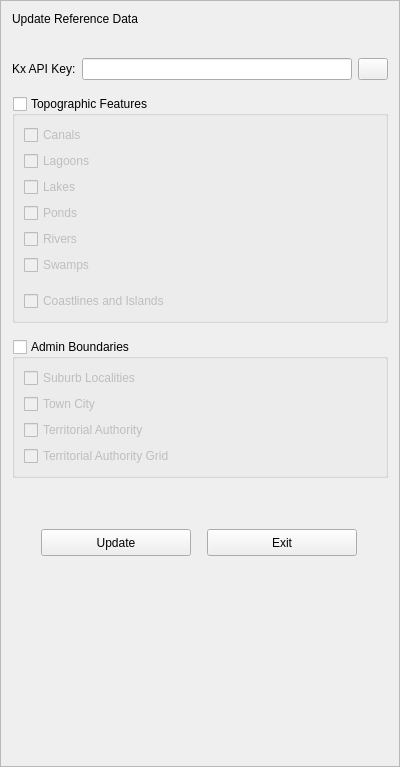
<?xml version="1.0" encoding="UTF-8"?>
<ui version="4.0">
 <class>Frame</class>
 <widget class="QFrame" name="Frame">
  <property name="geometry">
   <rect>
    <x>0</x>
    <y>0</y>
    <width>400</width>
    <height>767</height>
   </rect>
  </property>
  <property name="windowTitle">
   <string>Frame</string>
  </property>
  <property name="frameShape">
   <enum>QFrame::StyledPanel</enum>
  </property>
  <property name="frameShadow">
   <enum>QFrame::Raised</enum>
  </property>
  <layout class="QVBoxLayout" name="verticalLayout_2">
   <item>
    <widget class="QLabel" name="lb_title">
     <property name="text">
      <string>Update Reference Data</string>
     </property>
    </widget>
   </item>
   <item>
    <layout class="QHBoxLayout" name="horizontalLayout_18">
     <item>
      <spacer name="horizontalSpacer_18">
       <property name="orientation">
        <enum>Qt::Horizontal</enum>
       </property>
       <property name="sizeType">
        <enum>QSizePolicy::Fixed</enum>
       </property>
       <property name="sizeHint" stdset="0">
        <size>
         <width>20</width>
         <height>20</height>
        </size>
       </property>
      </spacer>
     </item>
     <item>
      <widget class="QLabel" name="lb_message">
       <property name="text">
        <string/>
       </property>
      </widget>
     </item>
    </layout>
   </item>
   <item>
    <layout class="QVBoxLayout" name="verticalLayout">
     <item>
      <layout class="QHBoxLayout" name="horizontalLayout_17">
       <item>
        <widget class="QLabel" name="lb_key">
         <property name="text">
          <string>Kx API Key:</string>
         </property>
        </widget>
       </item>
       <item>
        <widget class="QLineEdit" name="le_key">
         <property name="echoMode">
          <enum>QLineEdit::Password</enum>
         </property>
        </widget>
       </item>
       <item>
        <widget class="QPushButton" name="btn_view_key">
         <property name="maximumSize">
          <size>
           <width>30</width>
           <height>16777215</height>
          </size>
         </property>
         <property name="text">
          <string/>
         </property>
        </widget>
       </item>
      </layout>
     </item>
     <item>
      <spacer name="verticalSpacer_5">
       <property name="orientation">
        <enum>Qt::Vertical</enum>
       </property>
       <property name="sizeType">
        <enum>QSizePolicy::Fixed</enum>
       </property>
       <property name="sizeHint" stdset="0">
        <size>
         <width>20</width>
         <height>10</height>
        </size>
       </property>
      </spacer>
     </item>
     <item>
      <widget class="QGroupBox" name="grbx_topo">
       <property name="title">
        <string>Topographic Features</string>
       </property>
       <property name="checkable">
        <bool>true</bool>
       </property>
       <property name="checked">
        <bool>false</bool>
       </property>
       <layout class="QVBoxLayout" name="verticalLayout_3">
        <item>
         <widget class="QCheckBox" name="chbx_canals">
          <property name="text">
           <string>Canals</string>
          </property>
         </widget>
        </item>
        <item>
         <widget class="QCheckBox" name="chbx_lagoons">
          <property name="text">
           <string>Lagoons</string>
          </property>
         </widget>
        </item>
        <item>
         <widget class="QCheckBox" name="chbx_lakes">
          <property name="text">
           <string>Lakes</string>
          </property>
         </widget>
        </item>
        <item>
         <widget class="QCheckBox" name="chbx_ponds">
          <property name="text">
           <string>Ponds</string>
          </property>
         </widget>
        </item>
        <item>
         <widget class="QCheckBox" name="chbx_rivers">
          <property name="text">
           <string>Rivers</string>
          </property>
         </widget>
        </item>
        <item>
         <widget class="QCheckBox" name="chbx_swamps">
          <property name="text">
           <string>Swamps</string>
          </property>
         </widget>
        </item>
        <item>
         <spacer name="verticalSpacer_2">
          <property name="orientation">
           <enum>Qt::Vertical</enum>
          </property>
          <property name="sizeType">
           <enum>QSizePolicy::Fixed</enum>
          </property>
          <property name="sizeHint" stdset="0">
           <size>
            <width>20</width>
            <height>10</height>
           </size>
          </property>
         </spacer>
        </item>
        <item>
         <widget class="QCheckBox" name="chbx_coastline_and_islands">
          <property name="text">
           <string>Coastlines and Islands</string>
          </property>
         </widget>
        </item>
       </layout>
      </widget>
     </item>
     <item>
      <spacer name="verticalSpacer_6">
       <property name="orientation">
        <enum>Qt::Vertical</enum>
       </property>
       <property name="sizeType">
        <enum>QSizePolicy::Fixed</enum>
       </property>
       <property name="sizeHint" stdset="0">
        <size>
         <width>20</width>
         <height>10</height>
        </size>
       </property>
      </spacer>
     </item>
     <item>
      <widget class="QGroupBox" name="grbx_admin">
       <property name="title">
        <string>Admin Boundaries</string>
       </property>
       <property name="flat">
        <bool>false</bool>
       </property>
       <property name="checkable">
        <bool>true</bool>
       </property>
       <property name="checked">
        <bool>false</bool>
       </property>
       <layout class="QVBoxLayout" name="verticalLayout_5">
        <item>
         <widget class="QCheckBox" name="chbx_suburbs">
          <property name="text">
           <string>Suburb Localities</string>
          </property>
         </widget>
        </item>
        <item>
         <widget class="QCheckBox" name="chbx_town">
          <property name="text">
           <string>Town City</string>
          </property>
         </widget>
        </item>
        <item>
         <widget class="QCheckBox" name="chbx_ta">
          <property name="text">
           <string>Territorial Authority</string>
          </property>
         </widget>
        </item>
        <item>
         <widget class="QCheckBox" name="chbx_ta_grid">
          <property name="text">
           <string>Territorial Authority Grid</string>
          </property>
         </widget>
        </item>
       </layout>
      </widget>
     </item>
     <item>
      <spacer name="verticalSpacer_3">
       <property name="orientation">
        <enum>Qt::Vertical</enum>
       </property>
       <property name="sizeType">
        <enum>QSizePolicy::Fixed</enum>
       </property>
       <property name="sizeHint" stdset="0">
        <size>
         <width>20</width>
         <height>30</height>
        </size>
       </property>
      </spacer>
     </item>
    </layout>
   </item>
   <item>
    <widget class="QWidget" name="widget_2" native="true">
     <layout class="QHBoxLayout" name="horizontalLayout">
      <item>
       <spacer name="horizontalSpacer_17">
        <property name="orientation">
         <enum>Qt::Horizontal</enum>
        </property>
        <property name="sizeType">
         <enum>QSizePolicy::Fixed</enum>
        </property>
        <property name="sizeHint" stdset="0">
         <size>
          <width>10</width>
          <height>20</height>
         </size>
        </property>
       </spacer>
      </item>
      <item>
       <widget class="QPushButton" name="btn_ok">
        <property name="minimumSize">
         <size>
          <width>150</width>
          <height>0</height>
         </size>
        </property>
        <property name="maximumSize">
         <size>
          <width>150</width>
          <height>27</height>
         </size>
        </property>
        <property name="text">
         <string>Update</string>
        </property>
       </widget>
      </item>
      <item>
       <widget class="QPushButton" name="btn_exit">
        <property name="minimumSize">
         <size>
          <width>150</width>
          <height>0</height>
         </size>
        </property>
        <property name="maximumSize">
         <size>
          <width>150</width>
          <height>27</height>
         </size>
        </property>
        <property name="text">
         <string>Exit</string>
        </property>
       </widget>
      </item>
      <item>
       <spacer name="horizontalSpacer">
        <property name="orientation">
         <enum>Qt::Horizontal</enum>
        </property>
        <property name="sizeType">
         <enum>QSizePolicy::Fixed</enum>
        </property>
        <property name="sizeHint" stdset="0">
         <size>
          <width>10</width>
          <height>40</height>
         </size>
        </property>
       </spacer>
      </item>
     </layout>
    </widget>
   </item>
   <item>
    <spacer name="verticalSpacer">
     <property name="orientation">
      <enum>Qt::Vertical</enum>
     </property>
     <property name="sizeHint" stdset="0">
      <size>
       <width>20</width>
       <height>40</height>
      </size>
     </property>
    </spacer>
   </item>
  </layout>
 </widget>
 <resources/>
 <connections/>
</ui>
